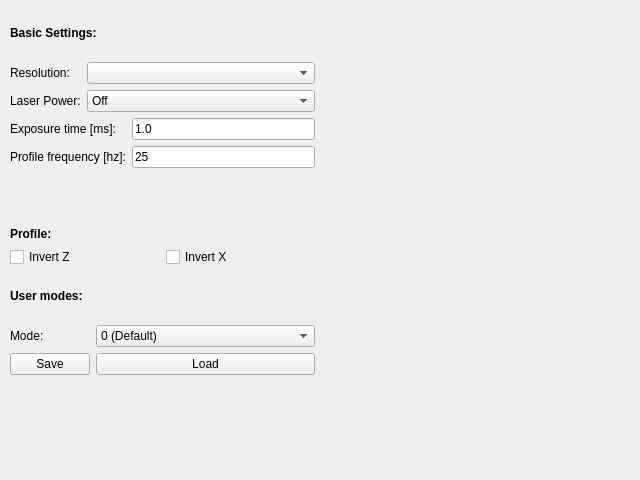
<?xml version="1.0" encoding="UTF-8"?>
<ui version="4.0">
 <class>ScanControlGui</class>
 <widget class="QWidget" name="ScanControlGui">
  <property name="geometry">
   <rect>
    <x>0</x>
    <y>0</y>
    <width>640</width>
    <height>480</height>
   </rect>
  </property>
  <property name="windowTitle">
   <string>Form</string>
  </property>
  <widget class="QWidget" name="verticalLayoutWidget_2">
   <property name="geometry">
    <rect>
     <x>10</x>
     <y>10</y>
     <width>305</width>
     <height>365</height>
    </rect>
   </property>
   <layout class="QVBoxLayout" name="verticalLayout_main">
    <item>
     <layout class="QVBoxLayout" name="verticalLayout_basic">
      <item>
       <widget class="QLabel" name="label_basicsettings">
        <property name="font">
         <font>
          <weight>75</weight>
          <bold>true</bold>
         </font>
        </property>
        <property name="text">
         <string>Basic Settings:</string>
        </property>
       </widget>
      </item>
      <item>
       <layout class="QFormLayout" name="formLayout_1">
        <item row="0" column="1">
         <widget class="QComboBox" name="comboBox_resolution"/>
        </item>
        <item row="1" column="0">
         <widget class="QLabel" name="label_laserpower">
          <property name="text">
           <string>Laser Power:</string>
          </property>
         </widget>
        </item>
        <item row="1" column="1">
         <widget class="QComboBox" name="comboBox_laserpower">
          <item>
           <property name="text">
            <string>Off</string>
           </property>
          </item>
          <item>
           <property name="text">
            <string>On (Reduced)</string>
           </property>
          </item>
          <item>
           <property name="text">
            <string>On (Full)</string>
           </property>
          </item>
         </widget>
        </item>
        <item row="0" column="0">
         <widget class="QLabel" name="label_resolution">
          <property name="text">
           <string>Resolution: </string>
          </property>
         </widget>
        </item>
       </layout>
      </item>
     </layout>
    </item>
    <item>
     <layout class="QVBoxLayout" name="verticalLayout_basic2">
      <item>
       <layout class="QFormLayout" name="formLayout_2">
        <item row="0" column="1">
         <widget class="QLineEdit" name="lineEdit_exposuretime">
          <property name="text">
           <string>1.0</string>
          </property>
         </widget>
        </item>
        <item row="1" column="0">
         <widget class="QLabel" name="label_profilefrequency">
          <property name="text">
           <string>Profile frequency [hz]:</string>
          </property>
         </widget>
        </item>
        <item row="1" column="1">
         <widget class="QLineEdit" name="lineEdit_profilefrequency">
          <property name="text">
           <string>25</string>
          </property>
         </widget>
        </item>
        <item row="0" column="0">
         <widget class="QLabel" name="label_exposuretime">
          <property name="text">
           <string>Exposure time [ms]:</string>
          </property>
         </widget>
        </item>
       </layout>
      </item>
     </layout>
    </item>
    <item>
     <layout class="QVBoxLayout" name="verticalLayout_profile">
      <item>
       <widget class="QLabel" name="label_profile">
        <property name="sizePolicy">
         <sizepolicy hsizetype="Preferred" vsizetype="Maximum">
          <horstretch>0</horstretch>
          <verstretch>0</verstretch>
         </sizepolicy>
        </property>
        <property name="font">
         <font>
          <weight>75</weight>
          <bold>true</bold>
         </font>
        </property>
        <property name="text">
         <string>Profile:</string>
        </property>
       </widget>
      </item>
      <item>
       <layout class="QHBoxLayout" name="horizontalLayout">
        <property name="spacing">
         <number>6</number>
        </property>
        <property name="sizeConstraint">
         <enum>QLayout::SetDefaultConstraint</enum>
        </property>
        <item>
         <widget class="QCheckBox" name="checkBox_invertz">
          <property name="sizePolicy">
           <sizepolicy hsizetype="Minimum" vsizetype="Maximum">
            <horstretch>0</horstretch>
            <verstretch>0</verstretch>
           </sizepolicy>
          </property>
          <property name="text">
           <string>Invert Z</string>
          </property>
         </widget>
        </item>
        <item>
         <widget class="QCheckBox" name="checkBox_invertx">
          <property name="sizePolicy">
           <sizepolicy hsizetype="Minimum" vsizetype="Maximum">
            <horstretch>0</horstretch>
            <verstretch>0</verstretch>
           </sizepolicy>
          </property>
          <property name="text">
           <string>Invert X</string>
          </property>
         </widget>
        </item>
       </layout>
      </item>
     </layout>
    </item>
    <item>
     <layout class="QVBoxLayout" name="verticalLayout_usermodes">
      <item>
       <widget class="QLabel" name="label_usermode">
        <property name="font">
         <font>
          <weight>75</weight>
          <bold>true</bold>
         </font>
        </property>
        <property name="text">
         <string>User modes:</string>
        </property>
       </widget>
      </item>
      <item>
       <layout class="QFormLayout" name="formLayout_3">
        <item row="0" column="0">
         <widget class="QLabel" name="label_mode">
          <property name="text">
           <string>Mode: </string>
          </property>
         </widget>
        </item>
        <item row="0" column="1">
         <widget class="QComboBox" name="comboBox_mode">
          <item>
           <property name="text">
            <string>0 (Default)</string>
           </property>
          </item>
          <item>
           <property name="text">
            <string>1</string>
           </property>
          </item>
          <item>
           <property name="text">
            <string>2</string>
           </property>
          </item>
          <item>
           <property name="text">
            <string>3</string>
           </property>
          </item>
          <item>
           <property name="text">
            <string>4</string>
           </property>
          </item>
         </widget>
        </item>
        <item row="1" column="0">
         <widget class="QPushButton" name="pushButton_savemode">
          <property name="text">
           <string>Save</string>
          </property>
         </widget>
        </item>
        <item row="1" column="1">
         <widget class="QPushButton" name="pushButton_loadmode">
          <property name="text">
           <string>Load</string>
          </property>
         </widget>
        </item>
       </layout>
      </item>
     </layout>
    </item>
   </layout>
  </widget>
 </widget>
 <resources/>
 <connections/>
</ui>
